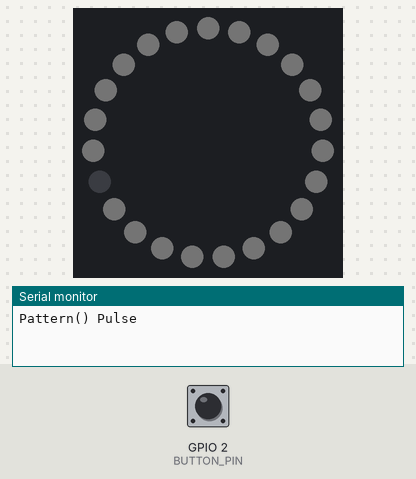
A sketch run on a simulated ESP32. On the bench: 23 RGB LEDs in a ring, first at the top, clockwise, the last lines printed to the serial monitor. The inputs (shaded band) are chosen by the test bench; at power-on: GPIO 2 (BUTTON_PIN) LOW. Dim RGB values are drawn brighter than linear; random numbers use the default seed unless the sketch sets one.

Above: at 1.2 s.
1.3 s: GPIO 2 (BUTTON_PIN) pulled HIGH for 0.15 s
2.0 s: GPIO 2 (BUTTON_PIN) pulled HIGH for 0.15 s
At 2.65 s:
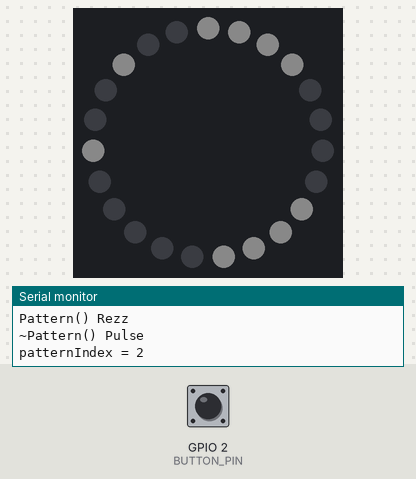
2.7 s: GPIO 2 (BUTTON_PIN) pulled HIGH for 0.15 s
At 3.38 s:
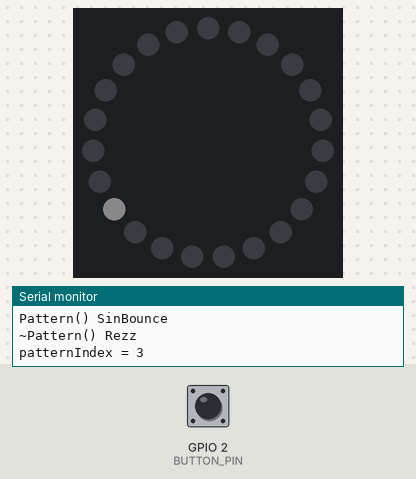
3.4 s: GPIO 2 (BUTTON_PIN) pulled HIGH for 0.15 s
At 4.8 s:
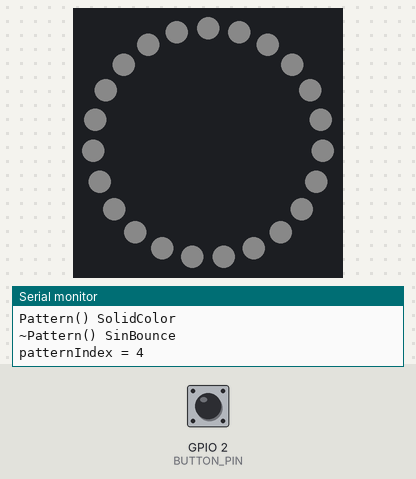
5.5 s: GPIO 2 (BUTTON_PIN) pulsed HIGH 5 times (0.12 s each, 0.3 s apart)
At 7.0 s:
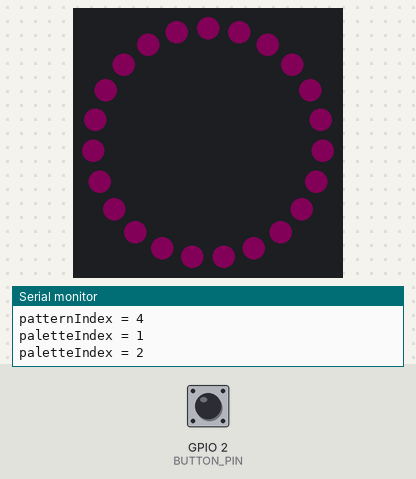
9.3 s: GPIO 2 (BUTTON_PIN) pulsed HIGH 5 times (0.12 s each, 0.3 s apart)
At 10.77 s:
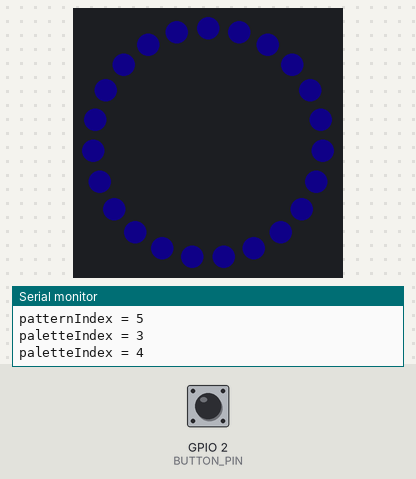

The sketch:

neopixel-necklace.ino
```cpp
#include "FastLED.h"
#include "OneButton.h"

#include "src/config.h"
#include "src/patterns.h"
#include "src/palettes.h"
#include "src/leds.h"

OneButton button;

uint8_t patternIndex = 0;
std::unique_ptr<Pattern> currentPattern;

uint8_t paletteIndex = 0;
Palette currentPalette;

void cyclePattern() {
    patternIndex = (patternIndex + 1) % PATTERN_FACTORIES.size();
    currentPattern = PATTERN_FACTORIES[patternIndex]();
    currentPattern->setPalette(currentPalette);
    Serial.printf("patternIndex = %d\n", patternIndex);
}

void cyclePalette() {
    paletteIndex = (paletteIndex + 1) % PALETTES.size();
    currentPalette = PALETTES[paletteIndex];
    currentPattern->setPalette(currentPalette);
    Serial.printf("paletteIndex = %d\n", paletteIndex);
}


////////////////////////


void setup() {
    setupButton();
    setupLeds();

    currentPattern = PATTERN_FACTORIES[patternIndex]();
    currentPalette = PALETTES[paletteIndex];
}

void loop() {
    leds.fill_solid(CRGB::Black);
    currentPattern->run();

    button.tick();
}


///////////////////////////////////////////////////


void setupButton() {
    // OneButton has no option for INPUT_PULLDOWN, so we have to override the pinMode after creating our OneButton
    button = OneButton(BUTTON_PIN, false, false);
    pinMode(BUTTON_PIN, INPUT_PULLDOWN);

    button.attachClick(cyclePattern);
    button.attachDoubleClick(cyclePalette);
}
```

Direction.h
```cpp
#pragma once

enum Direction {
    Forward,
    Backward,
};
```

Off.h
```cpp
#include "FastLED.h"

#include "Pattern.h"

class Off : public Pattern {
public:
    struct Opts {
        CRGBSet leds;
    };

    Off(Opts opts): Pattern("Off", {}), leds(opts.leds) {}

    void run() {
        this->leds = CRGB::Black;
        FastLED.show();
    }

private:
    CRGBSet leds;
};
```

Pattern.h
```cpp
#pragma once

#include "FastLED.h"

#include "../palettes.h"

class Pattern {
public:
    Pattern() {
        Serial.println("Pattern()");
    }

    Pattern(std::string name, Palette palette): name(name), palette(palette) {
        Serial.printf("Pattern() %s\n", this->name.c_str());
    }

    virtual ~Pattern() {
        Serial.printf("~Pattern() %s\n", this->name.c_str());
    }

    virtual void run() = 0;

    virtual void setPalette(Palette palette) {}

    CHSV getColor(uint8_t index) {
        return this->palette.at(0);
        // return this->palette.at(index % this->palette.size());
    }

protected:
    std::string name;
    Palette palette;
};
```

Pulse.h
```cpp
#include "FastLED.h"

#include "../utils.h"
#include "../Direction.h"
#include "Pattern.h"

class Pulse : public Pattern {
public:
    struct Opts {
        CRGBSet *zones;
        uint8_t numZones;
        Palette palette;
        Direction direction;
    };

    Pulse(Opts opts):
        Pattern("Pulse", opts.palette),
        zones(opts.zones),
        numZones(opts.numZones),
        direction(opts.direction)
    {
        this->setPalette(opts.palette);
    }

    void run() {
        for (auto i = 0; i < this->numZones; i++) {
            auto phaseOffset = 255 - this->zonePhaseOffset * i;
            auto highOffset = this->zoneHighOffset * i;

            uint8_t v = beatsin8(this->bpm, 0, 255 - highOffset, 0, phaseOffset);

            // Round 10 down to zero to prevent hues from turning red
            if (v < 10) {
                v = 0;
            }

            auto _i = this->direction == Forward ? i : (this->numZones - 1) - i;
            this->zones[_i] = CHSV(this->color.h, this->color.s, v);
        }

        FastLED.show();
    }

    void setPalette(Palette palette) {
        this->color = palette.at(0);
    }

protected:
    CRGBSet *zones;
    uint8_t numZones;
    CHSV color;
    Direction direction;

private:
    // Controls how fast the pattern plays (beats per minute)
    uint8_t bpm = 32;

    // Dim each zone by this amount compared to the previous zone
    // Lower number means later zones are just as bright as earlier zones
    // Higher number means later zones are dimmer than earlier zones
    uint8_t zoneHighOffset = 70;

    // The phase difference between each of the zones (0-255)
    // Lower number means they all fire at once
    // Higher number means they all fire at a regular interval from each other
    uint8_t zonePhaseOffset = 30;
};
```

Rezz.h
```cpp
#include <numeric>

#include "FastLED.h"

#include "Pattern.h"
#include "../utils.h"

class Rezz : public Pattern {
public:
    struct Opts {
        CRGBSet *zones;
        uint8_t numZones;
        Palette palette;
    };

    Rezz(Opts opts):
        Pattern("Rezz", opts.palette),
        zones(opts.zones),
        numZones(opts.numZones)
    {
        this->setPalette(opts.palette);
        for (auto i = 0; i < this->numZones; i++) {
            this->zoneLenLcm = lcm(this->zoneLenLcm, this->zones[i].len);
        }
    }

    void run() {
        EVERY_N_MILLIS(this->periodMs / this->zoneLenLcm) {
            this->offset = (this->offset + 1) % this->zoneLenLcm;
        }

        for (auto i = 0; i < this->numZones; i++) {
            auto zone = this->zones[i];

            auto zoneOffset = this->offset % zone.len;

            // Set all to offColor
            zone = this->offColor;

            // This will truncate, so in zone.len is odd there will be an odd LED out
            // Unfortunately there's not a great way to do this pattern on an odd number of LEDs
            uint8_t halfLen = zone.len / 2;
            uint8_t onQuarterLen = floor(halfLen / 2.0);

            // Set on LEDs on both halves
            for (auto i = 0; i < onQuarterLen; i++) {
                auto i1 = (i + zoneOffset) % zone.len;
                auto i2 = (i + zoneOffset + halfLen) % zone.len;
                zone[i1] = onColor;
                zone[i2] = onColor;
            }
        }
        FastLED.show();
    }

    void setPalette(Palette palette) {
        this->onColor = palette.at(0);
        this->offColor = CHSV(this->onColor.h, this->onColor.s, 50);
    }

protected:
    CRGBSet *zones;
    uint8_t numZones;
    CHSV onColor;
    CHSV offColor;

    // Controls how fast the pattern plays (length of one rotation (period) in milliseconds)
    int periodMs = 5000;

private:
    int offset = 0;
    int zoneLenLcm = 1;
};
```

SinBounce.h
```cpp
#include "Arduino.h"
#include "FastLED.h"

#include "Pattern.h"
#include "../utils.h"

class SinBounce : public Pattern {
public:
    struct Opts {
        CRGBSet leds;
        Palette palette;
    };

    SinBounce(Opts opts) : Pattern("SinBounce", opts.palette), leds(opts.leds) {}

    void run()  {
        auto top = 10;
        auto loops = 4;

        uint8_t sinBeat = beatsin8(15, 0, this->leds.len * loops, 0, 0);
        auto i = (sinBeat + top) % this->leds.len;
        this->leds[i] = this->color;

        fadeBrightnessBy(this->leds, 5);

        FastLED.show();
    }

    void setPalette(Palette palette) {
        this->color = palette.at(0);
    }


protected:
    CRGBSet leds;
    CHSV color;
};
```

SolidColor.h
```cpp
#include "Arduino.h"
#include "FastLED.h"

#include "Pattern.h"
#include "../utils.h"

class SolidColor : public Pattern {
public:
    struct Opts {
        CRGBSet leds;
        Palette palette;
    };

    SolidColor(Opts opts) : Pattern("SolidColor", opts.palette), leds(opts.leds) {
        this->setPalette(opts.palette);
    }

    void run() override {
        this->leds = color;
        FastLED.show();
    }

    void setPalette(Palette palette) {
        this->color = palette.at(0);
    }

private:
    CRGBSet leds;
    CRGB color;
};
```

Strobe.h
```cpp
#include "FastLED.h"

#include "Pattern.h"

class Strobe : public Pattern {
public:
    struct Opts {
        CRGBSet leds;
        int bpm;
        Palette palette;
    };

    Strobe(Opts opts):
        Pattern("Strobe", opts.palette),
        leds(opts.leds),
        bpm(opts.bpm)
    {
        this->setPalette(opts.palette),
        this->periodMs = 60000 / this->bpm;
    }

    void run() {
        if (millis() >= this->nextToggle) {
            this->on = !this->on;
            this->nextToggle = millis() + this->periodMs;
        }

        if (this->on) {
            this->leds = this->color;
        } else {
            this->leds = CRGB::Black;
        }

        FastLED.show();
    }

    void setPalette(Palette palette) {
        this->color = palette.at(0);
    }

protected:
    CRGBSet leds;
    int bpm;
    CHSV color;

private:
    int periodMs;
    bool on = true;
    int nextToggle = 0;
};
```

Twinkle.h
```cpp
#include <string>

#include "FastLED.h"

#include "Pattern.h"
#include "../utils.h"

class Twinkle : public Pattern {
public:
    struct Opts {
        CRGBSet leds;
        Palette palette;
    };

    struct TwinkleSpec {
        uint8_t offset;
        int bpm;

        void debug() {
            Serial.printf("TwinkleSpec\n  offset: %d\n  bpm: %d\n", this->offset);
        }
    };

    Twinkle(Opts opts): Pattern("Twinkle", opts.palette), leds(opts.leds) {
        Serial.println("Twinkle()");
        this->setPalette(opts.palette);
        this->specs = new TwinkleSpec[this->leds.len];
        for (auto i = 0; i < this->leds.len; i++) {
            this->specs[i] = this->randomTwinkleSpec();
        }
    }

    ~Twinkle() {
        Serial.println("~Twinkle()");
        delete this->specs;
    }

    void run() {
        EVERY_N_SECONDS(1) {
            Serial.println("Twinkle.run()");
        }
        for (auto i = 0; i < this->leds.len; i++) {
            uint8_t v = this->beat(i);
            this->leds[i] = CHSV(this->color.h, this->color.s, v);
        }

        FastLED.show();
    }

    void setPalette(Palette palette) {
        this->color = palette.at(0);
    }

protected:
    CRGBSet leds;
    CHSV color;

private:
    int bpmMin = 20;
    int bpmMax = 40;

    TwinkleSpec *specs;

    uint8_t beat(uint8_t i) {
        auto spec = this->specs[i];
        return beatsin8(spec.bpm, 0, this->color.v, 0, spec.offset);
    }

    TwinkleSpec randomTwinkleSpec() {
        auto offset = random8();
        auto bpm = random(this->bpmMin, this->bpmMax + 1);

        return TwinkleSpec { offset, bpm };
    }
};
```

leds.h
```cpp
#pragma once

#include "FastLED.h"

#include "config.h"

uint8_t DEFAULT_BRIGHTNESS = (DEFAULT_BRIGHTNESS_PERCENT * 255) / 100;

CRGB _leds[NUM_LEDS];

CRGBSet leds(_leds, NUM_LEDS);
CRGBSet outer(leds(0, 15));
CRGBSet center(leds(16, 16));
CRGBSet inner(leds(17, 22));

CRGBSet rings[] = {center, inner, outer};
uint8_t numRings = 3;

void setupLeds() {
    FastLED.addLeds<NEOPIXEL, LEDS_PIN>(leds, NUM_LEDS);
    FastLED.setBrightness(DEFAULT_BRIGHTNESS);

    // Clear all LEDs
    leds.fill_solid(CRGB::Black);
    FastLED.show();
}
```

palettes.h
```cpp
#pragma once

#include <vector>

#include "FastLED.h"

typedef std::vector<CHSV> Palette;

std::vector<Palette> PALETTES = {
    { CHSV(   0,   0, 255 ) }, // White
    { CHSV(   0, 255, 255 ) }, // Red
    { CHSV( 220, 255, 255 ) }, // Fuchsia
    { CHSV( 200, 255, 255 ) }, // Lavender
    { CHSV( 173, 255, 255 ) }, // Cobalt
    { CHSV( 152, 255, 255 ) }, // Powder blue
    { CHSV( 130, 255, 255 ) }, // Cyan
    { CHSV( 113, 255, 255 ) }, // Sea foam
    { CHSV(  88, 255, 255 ) }, // Lime
    { CHSV(  41, 255, 255 ) }, // Yellow
    { CHSV(  24, 255, 255 ) }, // Orange
    { CHSV(  13, 255, 255 ) }, // Red-orange
};
```

patterns.h
```cpp
#pragma once

#include <vector>
#include <memory>
#include <functional>

#include "leds.h"
#include "utils.h"
#include "Patterns/Pattern.h"
#include "Patterns/Pulse.h"
#include "Patterns/Rezz.h"
#include "Patterns/SinBounce.h"
#include "Patterns/SolidColor.h"
#include "Patterns/Strobe.h"
#include "Patterns/Twinkle.h"
#include "Patterns/Off.h"

typedef std::function<std::unique_ptr<Pattern>()> PatternFactory;

// make_unique polyfill since we're on C++11
template<typename T, typename... Args>
std::unique_ptr<T> make_unique(Args&&... args) {
    return std::unique_ptr<T>(new T(std::forward<Args>(args)...));
}

Palette defaultPalette = { CHSV(0, 0, 255) };

std::vector<PatternFactory> PATTERN_FACTORIES = {
    [] {
        return make_unique<Pulse>(
            Pulse::Opts {
                zones: rings,
                numZones: numRings,
                palette: defaultPalette,
                direction: Direction::Forward,
            }
        );
    },
    [] {
        return make_unique<Pulse>(
            Pulse::Opts {
                zones: rings,
                numZones: numRings,
                palette: defaultPalette,
                direction: Direction::Backward,
            }
        );
    },
    [] {
        return make_unique<Rezz>(
            Rezz::Opts {
                zones: rings,
                numZones: numRings,
                palette: defaultPalette,
            }
        );
    },
    [] {
        // TODO need to support multiple patterns at once so we can style zones differently
        return make_unique<SinBounce>(
            SinBounce::Opts {
                leds: outer,
                palette: defaultPalette,
            }
        );
    },
    [] {
        return make_unique<SolidColor>(
            SolidColor::Opts {
                leds,
                palette: defaultPalette,
            }
        );
    },
    [] {
        return make_unique<Strobe>(
            Strobe::Opts {
                leds,
                bpm: 300,
                palette: defaultPalette,
            }
        );
    },
    [] {
        return make_unique<Strobe>(
            Strobe::Opts {
                leds,
                bpm: 600,
                palette: defaultPalette,
            }
        );
    },
    [] {
        return make_unique<Strobe>(
            Strobe::Opts {
                leds,
                bpm: 1200,
                palette: defaultPalette,
            }
        );
    },
    [] {
        return make_unique<Twinkle>(
            Twinkle::Opts {
                leds,
                palette: defaultPalette,
            }
        );
    },
    [] {
        return make_unique<Off>(
            Off::Opts { leds }
        );
    },
};
```

utils.h
```cpp
#pragma once

#include "FastLED.h"

void fadeBrightnessBy(CRGBSet leds, uint8_t fadeBy) {
    for (auto &led : leds) {
        auto hsv = rgb2hsv_approximate(led);

        auto newV = max(0, hsv.v - fadeBy);

        // Round 10 down to zero to prevent hues from turning red
        if (newV < 10) {
            newV = 0;
        }

        led = CHSV(hsv.h, hsv.s, newV);
    }
}

CHSV randomColor() {
    uint8_t h = random8();
    return CHSV(h, 255, 255);
}

// Recursive function to return gcd of a and b
int gcd(int a, int b) {
  if (b == 0)
    return a;
  return gcd(b, a % b);
}

// Function to return LCM of two numbers
int lcm(int a, int b) {
    return (a / gcd(a, b)) * b;
}
```

config.h
```cpp
#pragma once

#define NUM_LEDS 23
#define DEFAULT_BRIGHTNESS_PERCENT 4
#define LEDS_PIN 1
#define BUTTON_PIN 2
```

Measured:
- after the input at 5.5 s, the LEDs: first change after 0.48 s (image 4 shows a later state)
